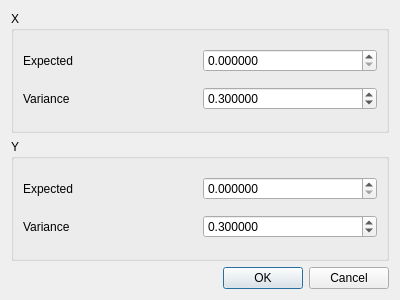
<?xml version="1.0" encoding="UTF-8"?>
<ui version="4.0">
 <class>GaussMutationDialog</class>
 <widget class="QDialog" name="GaussMutationDialog">
  <property name="geometry">
   <rect>
    <x>0</x>
    <y>0</y>
    <width>400</width>
    <height>300</height>
   </rect>
  </property>
  <property name="windowTitle">
   <string>Dialog</string>
  </property>
  <layout class="QVBoxLayout" name="verticalLayout">
   <item>
    <widget class="QGroupBox" name="groupBox">
     <property name="title">
      <string>X</string>
     </property>
     <layout class="QVBoxLayout" name="verticalLayout_2">
      <item>
       <layout class="QHBoxLayout" name="horizontalLayout">
        <item>
         <widget class="QLabel" name="label">
          <property name="text">
           <string>Expected</string>
          </property>
         </widget>
        </item>
        <item>
         <widget class="QDoubleSpinBox" name="expectedX">
          <property name="decimals">
           <number>6</number>
          </property>
          <property name="maximum">
           <double>999999.989999999990687</double>
          </property>
          <property name="singleStep">
           <double>0.100000000000000</double>
          </property>
         </widget>
        </item>
       </layout>
      </item>
      <item>
       <layout class="QHBoxLayout" name="horizontalLayout_2">
        <item>
         <widget class="QLabel" name="label_2">
          <property name="text">
           <string>Variance</string>
          </property>
         </widget>
        </item>
        <item>
         <widget class="QDoubleSpinBox" name="varianceX">
          <property name="decimals">
           <number>6</number>
          </property>
          <property name="maximum">
           <double>999999.989999999990687</double>
          </property>
          <property name="singleStep">
           <double>0.100000000000000</double>
          </property>
          <property name="value">
           <double>0.300000000000000</double>
          </property>
         </widget>
        </item>
       </layout>
      </item>
     </layout>
    </widget>
   </item>
   <item>
    <widget class="QGroupBox" name="groupBox_2">
     <property name="title">
      <string>Y</string>
     </property>
     <layout class="QVBoxLayout" name="verticalLayout_3">
      <item>
       <layout class="QHBoxLayout" name="horizontalLayout_3">
        <item>
         <widget class="QLabel" name="label_3">
          <property name="text">
           <string>Expected</string>
          </property>
         </widget>
        </item>
        <item>
         <widget class="QDoubleSpinBox" name="expectedY">
          <property name="decimals">
           <number>6</number>
          </property>
          <property name="maximum">
           <double>999999.989999999990687</double>
          </property>
          <property name="singleStep">
           <double>0.100000000000000</double>
          </property>
         </widget>
        </item>
       </layout>
      </item>
      <item>
       <layout class="QHBoxLayout" name="horizontalLayout_4">
        <item>
         <widget class="QLabel" name="label_4">
          <property name="text">
           <string>Variance</string>
          </property>
         </widget>
        </item>
        <item>
         <widget class="QDoubleSpinBox" name="varianceY">
          <property name="decimals">
           <number>6</number>
          </property>
          <property name="maximum">
           <double>999999.989999999990687</double>
          </property>
          <property name="singleStep">
           <double>0.100000000000000</double>
          </property>
          <property name="value">
           <double>0.300000000000000</double>
          </property>
         </widget>
        </item>
       </layout>
      </item>
     </layout>
    </widget>
   </item>
   <item>
    <widget class="QDialogButtonBox" name="buttonBox">
     <property name="orientation">
      <enum>Qt::Horizontal</enum>
     </property>
     <property name="standardButtons">
      <set>QDialogButtonBox::Cancel|QDialogButtonBox::Ok</set>
     </property>
    </widget>
   </item>
  </layout>
 </widget>
 <resources/>
 <connections>
  <connection>
   <sender>buttonBox</sender>
   <signal>accepted()</signal>
   <receiver>GaussMutationDialog</receiver>
   <slot>accept()</slot>
   <hints>
    <hint type="sourcelabel">
     <x>248</x>
     <y>254</y>
    </hint>
    <hint type="destinationlabel">
     <x>157</x>
     <y>274</y>
    </hint>
   </hints>
  </connection>
  <connection>
   <sender>buttonBox</sender>
   <signal>rejected()</signal>
   <receiver>GaussMutationDialog</receiver>
   <slot>reject()</slot>
   <hints>
    <hint type="sourcelabel">
     <x>316</x>
     <y>260</y>
    </hint>
    <hint type="destinationlabel">
     <x>286</x>
     <y>274</y>
    </hint>
   </hints>
  </connection>
 </connections>
</ui>
